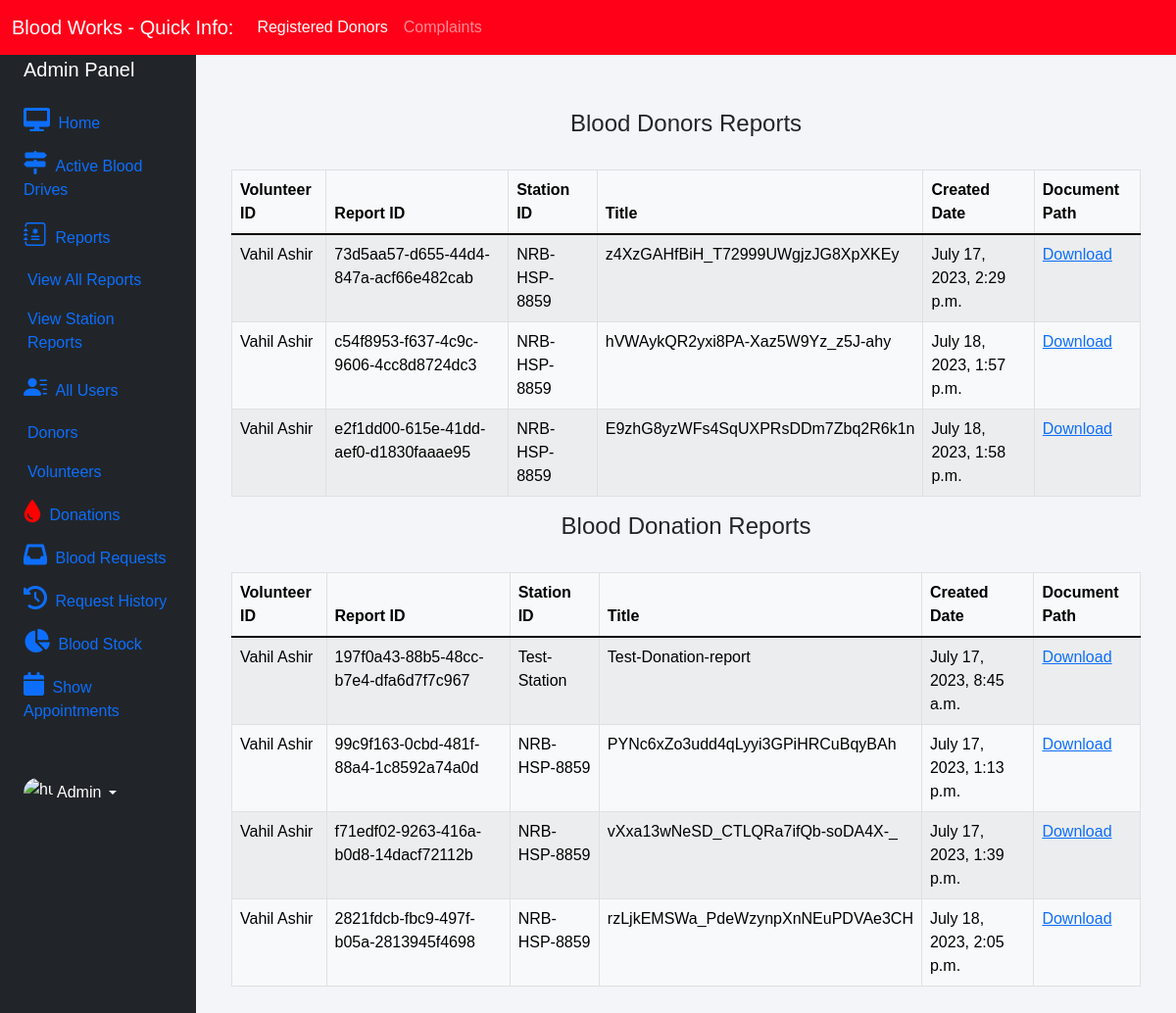
Before: /view-all-reports with the older database file.
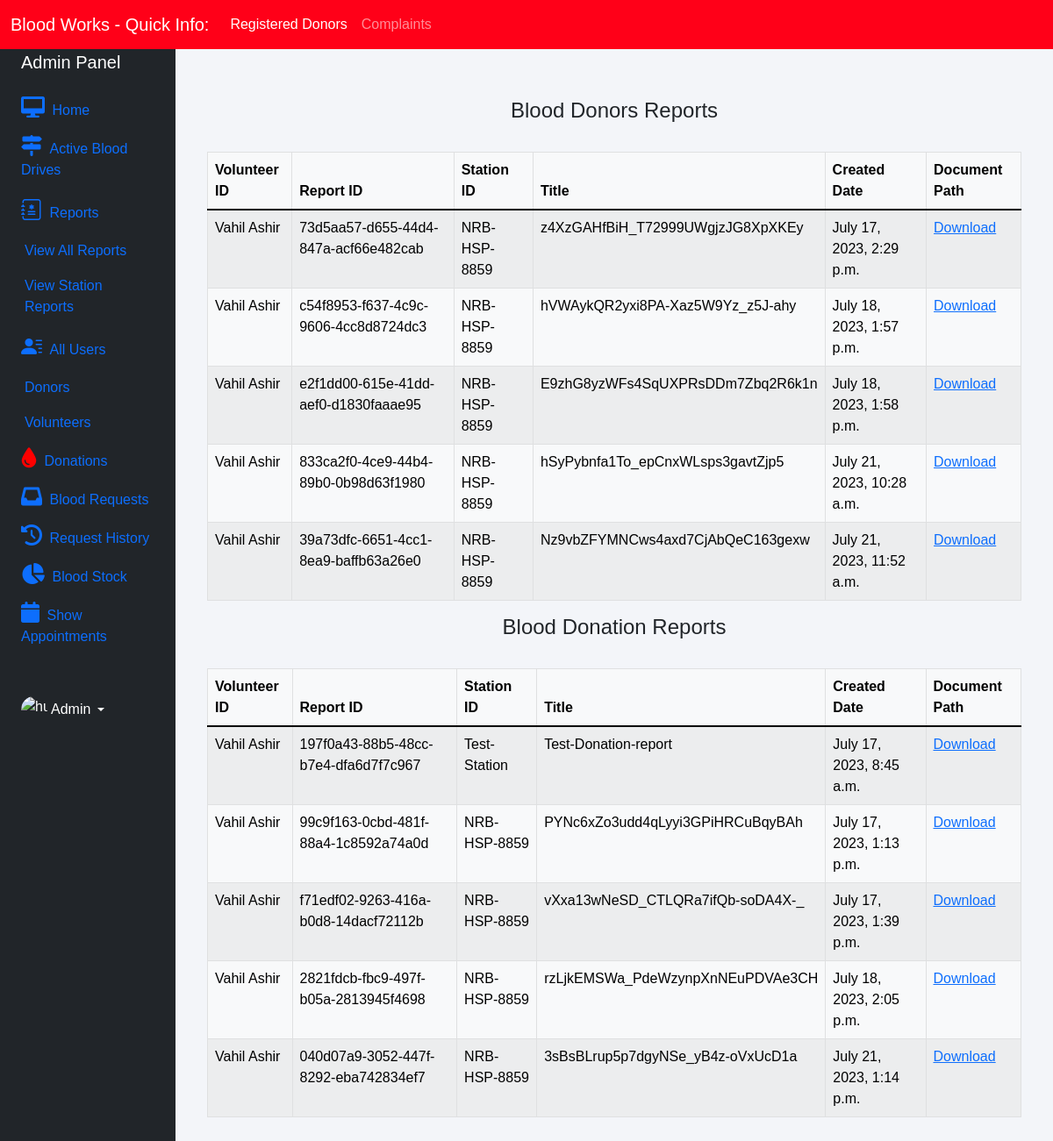
After: the same page with the newer database file.
### volunteer/models.py (models this page shows, shortened)
class DonorReport(models.Model):
    volunteer = models.ForeignKey(VolunteerRegistration, on_delete=models.CASCADE)
    report_id = models.CharField(max_length=50, primary_key=True, default=uuid.uuid4())
    station_id = models.CharField(max_length=50, null=True, default="x")
    title = models.CharField(max_length=100, default='Donation-report')
    file = models.FileField(upload_to='reports/donor-reports/', null=True, blank=True)
    created_at = models.DateTimeField(auto_now_add=False)

class DonationReport(models.Model):
    volunteer = models.ForeignKey(VolunteerRegistration, on_delete=models.CASCADE)
    report_id = models.CharField(max_length=50, primary_key=True, default=uuid.uuid4())
    station_id = models.CharField(max_length=50, null=True, default="x")
    title = models.CharField(max_length=100, default='Donation-report')
    file = models.FileField(upload_to='reports/donation-reports/', null=True, blank=True)
    created_at = models.DateTimeField(auto_now_add=False)

### appointments/models.py (models this page shows)
class VolunteerRegistration(models.Model):
    volunteer_id = models.CharField(primary_key=True, default=uuid.uuid4(), max_length=20)
    user = models.OneToOneField(User, on_delete=models.CASCADE, default=2)
    name = models.CharField(max_length=100)
    email = models.EmailField()
    phone = models.CharField(validators=[phoneNumberRegex], unique=True, max_length=16)
    location = models.CharField(max_length=100, choices=counties)
    reason = models.CharField(max_length=500, default="")
    blood_drive = models.ForeignKey(BloodDrives, on_delete=models.CASCADE, null=True)
    def __str__(self):
        return self.name

### blood/views.py (the view)
# urls.py: path('view-all-reports', views.view_all_reports, name='view-all-reports'),
def view_all_reports(request):
    donor_reports = vmodels.DonorReport.objects.all()
    donation_reports = vmodels.DonationReport.objects.all()
    return render(request, 'blood/admin_view_reports.html', {'donor_reports': donor_reports, 'donation_reports': donation_reports})

### templates/blood/admin_view_reports.html (shortened to what this page needs)
{% extends 'blood/adminbase.html' %}
{% block content %}
{% load widget_tweaks %}
{%load static%}
<head>
</head>
<br><br>
<div class="container">
    <H4 class="text-center">Blood Donors Reports</H4><br>
    <table class="table table-light table-hover table-bordered table-striped">
        <thead class="bg-info">
            <tr>
                <th scope="col">Volunteer ID</th>
                <th scope="col">Report ID</th>
                <th scope="col">Station ID</th>
                <th scope="col">Title</th>
                <th scope="col">Created Date</th>
                <th scope="col">Document Path</th>
            </tr>
        </thead>
        <tbody>
            {% for t in donor_reports %}
            <tr>
                <td> {{t.volunteer}}</td>
                <td>{{t.report_id}}</td>
                <td>{{t.station_id}}</td>
                <td>{{t.title}}</td>
                <td>{{t.created_at}}</td>
                <td><a href="{% static t.file %}" target="_blank">Download</a></td>
            </tr>
            {% endfor %}
        </tbody>
    </table>
</div>
<div class="container">
    <H4 class="text-center">Blood Donation Reports</H4><br>
    <table class="table table-light table-hover table-bordered table-striped">
        <thead class="bg-info">
            <tr>
                <th scope="col">Volunteer ID</th>
                <th scope="col">Report ID</th>
                <th scope="col">Station ID</th>
                <th scope="col">Title</th>
                <th scope="col">Created Date</th>
                <th scope="col">Document Path</th>
            </tr>
        </thead>
        <tbody>
            {% for t in donation_reports %}
            <tr>
                <td> {{t.volunteer}}</td>
                <td>{{t.report_id}}</td>
                <td>{{t.station_id}}</td>
                <td>{{t.title}}</td>
                <td>{{t.created_at}}</td>
                <td><a href="{% static t.file %}" target="_blank">Download</a></td>
            </tr>
            {% endfor %}
        </tbody>
    </table>
</div>
{% endblock content %}

Changed rows visible on the page:
added DonorReport: volunteer "Vahil Ashir", report_id "833ca2f0-4ce9-44b4-89b0-0b98d63f1980", station_id "NRB-HSP-8859", title "hSyPybnfa1To_epCnxWLsps3gavtZjp5", created_at "July 21, 2023, 10:28 a.m."
added DonorReport: volunteer "Vahil Ashir", report_id "39a73dfc-6651-4cc1-8ea9-baffb63a26e0", station_id "NRB-HSP-8859", title "Nz9vbZFYMNCws4axd7CjAbQeC163gexw", created_at "July 21, 2023, 11:52 a.m."
added DonationReport: volunteer "Vahil Ashir", report_id "040d07a9-3052-447f-8292-eba742834ef7", station_id "NRB-HSP-8859", title "3sBsBLrup5p7dgyNSe_yB4z-oVxUcD1a", created_at "July 21, 2023, 1:14 p.m."
